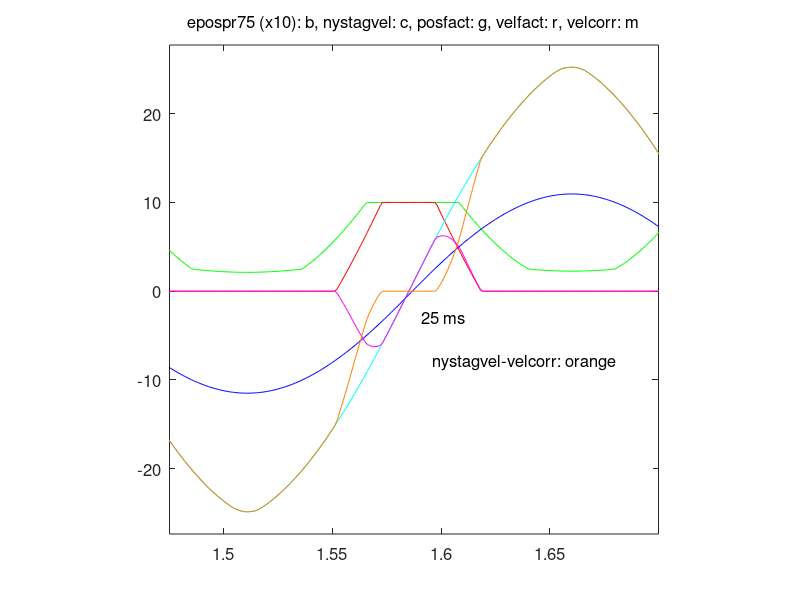

The MATLAB source for this figure:
function fig = extendedfov25()% This is the machine-generated representation of a Handle Graphics object% and its children.  Note that handle values may change when these objects% are re-created. This may cause problems with any callbacks written to% depend on the value of the handle at the time the object was saved.%% To reopen this object, just type the name of the M-file at the MATLAB% prompt. The M-file and its associated MAT-file must be on your path.load extendedfov25h0 = figure('Position',[241 288 560 420], ...	'Tag','hotWind', ...	'UserData',mat0);h1 = axes('Parent',h0, ...	'Box','on', ...	'CameraUpVector',[0 1 0], ...	'ColorOrder',mat1, ...	'FontSize',12, ...	'NextPlot','add', ...	'Position',[0.13 0.11 0.7749999999999999 0.8149999999999999], ...	'UserData',mat2, ...	'XLim',[1.475 1.7], ...	'XLimMode','manual', ...	'YLim',[-27.35504217397773 27.73960947085333], ...	'YLimMode','manual', ...	'DefaulttextUnits','data');h2 = line('Parent',h1, ...	'Color',[0 1 0], ...	'Tag','12800.0002441406', ...	'XData',mat3, ...	'YData',mat4);h2 = line('Parent',h1, ...	'Color',[1 0 0], ...	'Tag','12802.0002441406', ...	'XData',mat5, ...	'YData',mat6);h2 = line('Parent',h1, ...	'Color',[0 1 1], ...	'Tag','12803.0002441406', ...	'XData',mat7, ...	'YData',mat8);h2 = line('Parent',h1, ...	'Color',[0 0 1], ...	'Tag','12804.0002441406', ...	'XData',mat9, ...	'YData',mat10);h2 = line('Parent',h1, ...	'Color',[1 0 1], ...	'Tag','12805.0002441406', ...	'XData',mat11, ...	'YData',mat12);h2 = line('Parent',h1, ...	'Color',[1 0.5 0], ...	'Tag','12806.0002441406', ...	'XData',mat13, ...	'YData',mat14);h2 = text('Parent',h1, ...	'FontSize',12, ...	'HandleVisibility','off', ...	'HorizontalAlignment','center', ...	'Position',[1.587240184757506 -30.26326425493655 17.32050807568877], ...	'UserData',0.001, ...	'VerticalAlignment','cap');set(get(h2,'Parent'),'XLabel',h2);h2 = text('Parent',h1, ...	'FontSize',12, ...	'HandleVisibility','off', ...	'HorizontalAlignment','center', ...	'Position',[1.4614896073903 -0.05006819164210086 17.32050807568877], ...	'Rotation',90, ...	'VerticalAlignment','baseline');set(get(h2,'Parent'),'YLabel',h2);h2 = text('Parent',h1, ...	'FontSize',12, ...	'HandleVisibility','off', ...	'HorizontalAlignment','right', ...	'Position',[1.437066974595843 32.58664627245136 17.32050807568877], ...	'Visible','off');set(get(h2,'Parent'),'ZLabel',h2);h2 = text('Parent',h1, ...	'FontSize',12, ...	'HandleVisibility','off', ...	'HorizontalAlignment','center', ...	'Position',[1.587240184757506 28.54744893778634 17.32050807568877], ...	'String','epospr75 (x10): b, nystagvel: c, posfact: g, velfact: r, velcorr: m', ...	'VerticalAlignment','bottom');set(get(h2,'Parent'),'Title',h2);h2 = text('Parent',h1, ...	'FontSize',12, ...	'Position',[1.595794930875576 -8.506871874430256 0], ...	'String','nystagvel-velcorr: orange', ...	'VerticalAlignment','baseline');h2 = text('Parent',h1, ...	'FontSize',12, ...	'Position',mat15, ...	'String','25 ms', ...	'VerticalAlignment','baseline');if nargout > 0, fig = h0; end